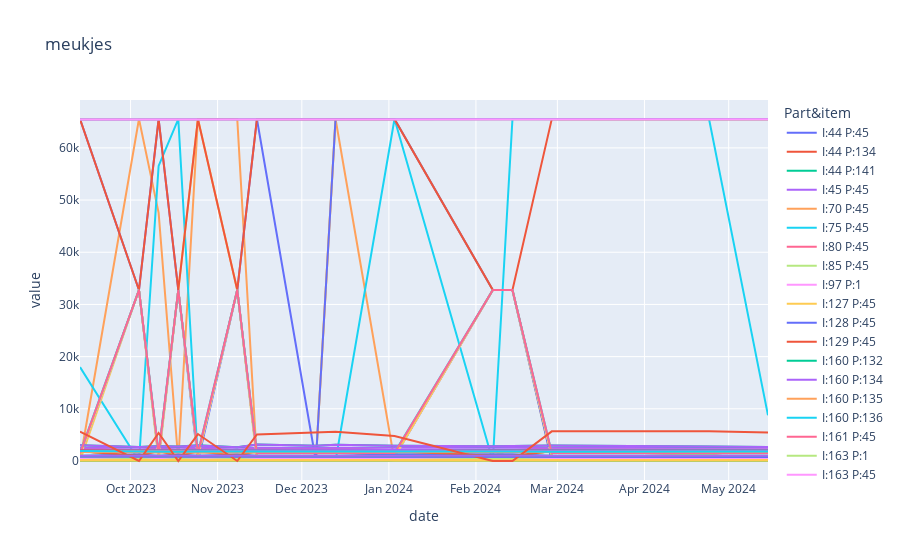

The cell this chart's notebook holds for it:
### Code cell
plotting = be5201[be5201["Part&item"].isin(pI)]

fig = px.line(plotting, x="date", y ="value" ,color="Part&item", title = f"Alle aangepaste items in 1 plot met de waarde van aanpassing")
fig.show()

### Figure 1 — Plotly figure (JSON) as saved in the notebook; plotly's stock layout.template omitted (floating-point values rounded to 4 significant figures)
{"data": [{"hovertemplate": "Part&item=I:44 P:45<br>date=%{x}<br>value=%{y}<extra></extra>", "legendgroup": "I:44 P:45", "line": {"color": "#636efa", "dash": "solid"}, "marker": {"symbol": "circle"}, "mode": "lines", "name": "I:44 P:45", "orientation": "v", "showlegend": true, "type": "scatter", "x": ["2023-09-13", "2023-10-04", "2023-10-11", "2023-10-18", "2023-10-25", "2023-11-08", "2023-11-15", "2023-12-06", "2023-12-13", "2024-01-03", "2024-02-07", "2024-02-14", "2024-02-28", "2024-04-24", "2024-05-15"], "xaxis": "x", "y": [430, 0, 404, 0, 394, 0, 389, 419, 424, 10, 0, 0, 428, 426, 418], "yaxis": "y"}, {"hovertemplate": "Part&item=I:44 P:134<br>date=%{x}<br>value=%{y}<extra></extra>", "legendgroup": "I:44 P:134", "line": {"color": "#EF553B", "dash": "solid"}, "marker": {"symbol": "circle"}, "mode": "lines", "name": "I:44 P:134", "orientation": "v", "showlegend": true, "type": "scatter", "x": ["2023-09-13", "2023-10-04", "2023-10-11", "2023-10-18", "2023-10-25", "2023-11-08", "2023-11-15", "2023-12-06", "2023-12-13", "2024-01-03", "2024-02-07", "2024-02-14", "2024-02-28", "2024-04-24", "2024-05-15"], "xaxis": "x", "y": [433, 433, 403, 403, 403, 403, 403, 403, 403, 403, 403, 403, 425, 425, 413], "yaxis": "y"}, {"hovertemplate": "Part&item=I:44 P:141<br>date=%{x}<br>value=%{y}<extra></extra>", "legendgroup": "I:44 P:141", "line": {"color": "#00cc96", "dash": "solid"}, "marker": {"symbol": "circle"}, "mode": "lines", "name": "I:44 P:141", "orientation": "v", "showlegend": true, "type": "scatter", "x": ["2023-09-13", "2023-10-04", "2023-10-11", "2023-10-18", "2023-10-25", "2023-11-08", "2023-11-15", "2023-12-06", "2023-12-13", "2024-01-03", "2024-02-07", "2024-02-14", "2024-02-28", "2024-04-24", "2024-05-15"], "xaxis": "x", "y": [610, 610, 605, 605, 605, 605, 605, 605, 605, 605, 605, 605, 603, 603, 600], "yaxis": "y"}, {"hovertemplate": "Part&item=I:45 P:45<br>date=%{x}<br>value=%{y}<extra></extra>", "legendgroup": "I:45 P:45", "line": {"color": "#ab63fa", "dash": "solid"}, "marker": {"symbol": "circle"}, "mode": "lines", "name": "I:45 P:45", "orientation": "v", "showlegend": true, "type": "scatter", "x": ["2023-09-13", "2023-10-04", "2023-10-11", "2023-10-18", "2023-10-25", "2023-11-08", "2023-11-15", "2023-12-06", "2023-12-13", "2024-01-03", "2024-02-07", "2024-02-14", "2024-02-28", "2024-04-24", "2024-05-15"], "xaxis": "x", "y": [430, 0, 404, 0, 391, 0, 388, 419, 425, 10, 0, 0, 427, 427, 417], "yaxis": "y"}, {"hovertemplate": "Part&item=I:70 P:45<br>date=%{x}<br>value=%{y}<extra></extra>", "legendgroup": "I:70 P:45", "line": {"color": "#FFA15A", "dash": "solid"}, "marker": {"symbol": "circle"}, "mode": "lines", "name": "I:70 P:45", "orientation": "v", "showlegend": true, "type": "scatter", "x": ["2023-09-13", "2023-10-04", "2023-10-11", "2023-10-18", "2023-10-25", "2023-11-08", "2023-11-15", "2023-12-06", "2023-12-13", "2024-01-03", "2024-02-07", "2024-02-14", "2024-02-28", "2024-04-24", "2024-05-15"], "xaxis": "x", "y": [6, 65532, 47543, 10, 65530, 65532, 10, 4, 65532, 4, 8, 0, 4, 8, 8], "yaxis": "y"}, {"hovertemplate": "Part&item=I:75 P:45<br>date=%{x}<br>value=%{y}<extra></extra>", "legendgroup": "I:75 P:45", "line": {"color": "#19d3f3", "dash": "solid"}, "marker": {"symbol": "circle"}, "mode": "lines", "name": "I:75 P:45", "orientation": "v", "showlegend": true, "type": "scatter", "x": ["2023-09-13", "2023-10-04", "2023-10-11", "2023-10-18", "2023-10-25", "2023-11-08", "2023-11-15", "2023-12-06", "2023-12-13", "2024-01-03", "2024-02-07", "2024-02-14", "2024-02-28", "2024-04-24", "2024-05-15"], "xaxis": "x", "y": [17984, 0, 56540, 65524, 4, 0, 4, 0, 0, 65532, 0, 65532, 65532, 65532, 8752], "yaxis": "y"}, {"hovertemplate": "Part&item=I:80 P:45<br>date=%{x}<br>value=%{y}<extra></extra>", "legendgroup": "I:80 P:45", "line": {"color": "#FF6692", "dash": "solid"}, "marker": {"symbol": "circle"}, "mode": "lines", "name": "I:80 P:45", "orientation": "v", "showlegend": true, "type": "scatter", "x": ["2023-09-13", "2023-10-04", "2023-10-11", "2023-10-18", "2023-10-25", "2023-11-08", "2023-11-15", "2023-12-06", "2023-12-13", "2024-01-03", "2024-02-07", "2024-02-14", "2024-02-28", "2024-04-24", "2024-05-15"], "xaxis": "x", "y": [1998, 500, 497, 501, 500, 500, 2001, 1999, 1998, 500, 2000, 501, 1999, 1199, 151], "yaxis": "y"}, {"hovertemplate": "Part&item=I:85 P:45<br>date=%{x}<br>value=%{y}<extra></extra>", "legendgroup": "I:85 P:45", "line": {"color": "#B6E880", "dash": "solid"}, "marker": {"symbol": "circle"}, "mode": "lines", "name": "I:85 P:45", "orientation": "v", "showlegend": true, "type": "scatter", "x": ["2023-09-13", "2023-10-04", "2023-10-11", "2023-10-18", "2023-10-25", "2023-11-08", "2023-11-15", "2023-12-06", "2023-12-13", "2024-01-03", "2024-02-07", "2024-02-14", "2024-02-28", "2024-04-24", "2024-05-15"], "xaxis": "x", "y": [1999, 500, 501, 500, 500, 500, 1999, 1998, 1999, 501, 2000, 499, 1998, 1199, 151], "yaxis": "y"}, {"hovertemplate": "Part&item=I:97 P:1<br>date=%{x}<br>value=%{y}<extra></extra>", "legendgroup": "I:97 P:1", "line": {"color": "#FF97FF", "dash": "solid"}, "marker": {"symbol": "circle"}, "mode": "lines", "name": "I:97 P:1", "orientation": "v", "showlegend": true, "type": "scatter", "x": ["2023-09-13", "2023-10-04", "2023-10-11", "2023-10-18", "2023-10-25", "2023-11-08", "2023-11-15", "2023-12-06", "2023-12-13", "2024-01-03", "2024-02-07", "2024-02-14", "2024-02-28", "2024-04-24", "2024-05-15"], "xaxis": "x", "y": [2001, 2001, 2001, 2001, 2001, 2001, 2001, 2001, 2001, 2070, 2070, 2070, 2070, 2070, 2070], "yaxis": "y"}, {"hovertemplate": "Part&item=I:127 P:45<br>date=%{x}<br>value=%{y}<extra></extra>", "legendgroup": "I:127 P:45", "line": {"color": "#FECB52", "dash": "solid"}, "marker": {"symbol": "circle"}, "mode": "lines", "name": "I:127 P:45", "orientation": "v", "showlegend": true, "type": "scatter", "x": ["2023-09-13", "2023-10-04", "2023-10-11", "2023-10-18", "2023-10-25", "2023-11-08", "2023-11-15", "2023-12-06", "2023-12-13", "2024-01-03", "2024-02-07", "2024-02-14", "2024-02-28", "2024-04-24", "2024-05-15"], "xaxis": "x", "y": [0, 32768, 2, 32768, 65532, 32768, 0, 0, 65535, 65519, 32768, 32768, 1, 0, 1], "yaxis": "y"}, {"hovertemplate": "Part&item=I:128 P:45<br>date=%{x}<br>value=%{y}<extra></extra>", "legendgroup": "I:128 P:45", "line": {"color": "#636efa", "dash": "solid"}, "marker": {"symbol": "circle"}, "mode": "lines", "name": "I:128 P:45", "orientation": "v", "showlegend": true, "type": "scatter", "x": ["2023-09-13", "2023-10-04", "2023-10-11", "2023-10-18", "2023-10-25", "2023-11-08", "2023-11-15", "2023-12-06", "2023-12-13", "2024-01-03", "2024-02-07", "2024-02-14", "2024-02-28", "2024-04-24", "2024-05-15"], "xaxis": "x", "y": [65535, 32768, 65523, 32768, 2, 32768, 65534, 2, 65535, 65524, 32768, 32768, 0, 1, 8], "yaxis": "y"}, {"hovertemplate": "Part&item=I:129 P:45<br>date=%{x}<br>value=%{y}<extra></extra>", "legendgroup": "I:129 P:45", "line": {"color": "#EF553B", "dash": "solid"}, "marker": {"symbol": "circle"}, "mode": "lines", "name": "I:129 P:45", "orientation": "v", "showlegend": true, "type": "scatter", "x": ["2023-09-13", "2023-10-04", "2023-10-11", "2023-10-18", "2023-10-25", "2023-11-08", "2023-11-15", "2023-12-06", "2023-12-13", "2024-01-03", "2024-02-07", "2024-02-14", "2024-02-28", "2024-04-24", "2024-05-15"], "xaxis": "x", "y": [65505, 32768, 65509, 32768, 65505, 32768, 65504, 65507, 65516, 65511, 32768, 32768, 65510, 65508, 65495], "yaxis": "y"}, {"hovertemplate": "Part&item=I:160 P:132<br>date=%{x}<br>value=%{y}<extra></extra>", "legendgroup": "I:160 P:132", "line": {"color": "#00cc96", "dash": "solid"}, "marker": {"symbol": "circle"}, "mode": "lines", "name": "I:160 P:132", "orientation": "v", "showlegend": true, "type": "scatter", "x": ["2023-09-13", "2023-10-04", "2023-10-11", "2023-10-18", "2023-10-25", "2023-11-08", "2023-11-15", "2023-12-06", "2023-12-13", "2024-01-03", "2024-02-07", "2024-02-14", "2024-02-28", "2024-04-24", "2024-05-15"], "xaxis": "x", "y": [1924, 1929, 1929, 1929, 1929, 1929, 1929, 1929, 1929, 1929, 1929, 1929, 1929, 1929, 1929], "yaxis": "y"}, {"hovertemplate": "Part&item=I:160 P:134<br>date=%{x}<br>value=%{y}<extra></extra>", "legendgroup": "I:160 P:134", "line": {"color": "#ab63fa", "dash": "solid"}, "marker": {"symbol": "circle"}, "mode": "lines", "name": "I:160 P:134", "orientation": "v", "showlegend": true, "type": "scatter", "x": ["2023-09-13", "2023-10-04", "2023-10-11", "2023-10-18", "2023-10-25", "2023-11-08", "2023-11-15", "2023-12-06", "2023-12-13", "2024-01-03", "2024-02-07", "2024-02-14", "2024-02-28", "2024-04-24", "2024-05-15"], "xaxis": "x", "y": [1920, 1918, 1918, 1918, 1918, 1918, 1918, 1918, 1918, 1918, 1918, 1918, 1918, 1918, 1918], "yaxis": "y"}, {"hovertemplate": "Part&item=I:160 P:135<br>date=%{x}<br>value=%{y}<extra></extra>", "legendgroup": "I:160 P:135", "line": {"color": "#FFA15A", "dash": "solid"}, "marker": {"symbol": "circle"}, "mode": "lines", "name": "I:160 P:135", "orientation": "v", "showlegend": true, "type": "scatter", "x": ["2023-09-13", "2023-10-04", "2023-10-11", "2023-10-18", "2023-10-25", "2023-11-08", "2023-11-15", "2023-12-06", "2023-12-13", "2024-01-03", "2024-02-07", "2024-02-14", "2024-02-28", "2024-04-24", "2024-05-15"], "xaxis": "x", "y": [1924, 1931, 1931, 1931, 1931, 1931, 1931, 1931, 1931, 1931, 1931, 1931, 1931, 1931, 1931], "yaxis": "y"}, {"hovertemplate": "Part&item=I:160 P:136<br>date=%{x}<br>value=%{y}<extra></extra>", "legendgroup": "I:160 P:136", "line": {"color": "#19d3f3", "dash": "solid"}, "marker": {"symbol": "circle"}, "mode": "lines", "name": "I:160 P:136", "orientation": "v", "showlegend": true, "type": "scatter", "x": ["2023-09-13", "2023-10-04", "2023-10-11", "2023-10-18", "2023-10-25", "2023-11-08", "2023-11-15", "2023-12-06", "2023-12-13", "2024-01-03", "2024-02-07", "2024-02-14", "2024-02-28", "2024-04-24", "2024-05-15"], "xaxis": "x", "y": [2053, 2057, 2057, 2057, 2057, 2057, 2057, 2057, 2057, 2057, 2057, 2057, 2057, 2057, 2057], "yaxis": "y"}, {"hovertemplate": "Part&item=I:161 P:45<br>date=%{x}<br>value=%{y}<extra></extra>", "legendgroup": "I:161 P:45", "line": {"color": "#FF6692", "dash": "solid"}, "marker": {"symbol": "circle"}, "mode": "lines", "name": "I:161 P:45", "orientation": "v", "showlegend": true, "type": "scatter", "x": ["2023-09-13", "2023-10-04", "2023-10-11", "2023-10-18", "2023-10-25", "2023-11-08", "2023-11-15", "2023-12-06", "2023-12-13", "2024-01-03", "2024-02-07", "2024-02-14", "2024-02-28", "2024-04-24", "2024-05-15"], "xaxis": "x", "y": [2509, 2001, 2562, 2003, 2569, 2001, 2513, 2535, 2500, 2074, 2072, 2070, 2562, 2589, 2606], "yaxis": "y"}, {"hovertemplate": "Part&item=I:163 P:1<br>date=%{x}<br>value=%{y}<extra></extra>", "legendgroup": "I:163 P:1", "line": {"color": "#B6E880", "dash": "solid"}, "marker": {"symbol": "circle"}, "mode": "lines", "name": "I:163 P:1", "orientation": "v", "showlegend": true, "type": "scatter", "x": ["2023-09-13", "2023-10-04", "2023-10-11", "2023-10-18", "2023-10-25", "2023-11-08", "2023-11-15", "2023-12-06", "2023-12-13", "2024-01-03", "2024-02-07", "2024-02-14", "2024-02-28", "2024-04-24", "2024-05-15"], "xaxis": "x", "y": [1730, 1630, 1630, 1630, 1630, 1630, 1630, 1770, 1770, 1770, 1770, 1770, 1770, 1770, 1770], "yaxis": "y"}, {"hovertemplate": "Part&item=I:163 P:45<br>date=%{x}<br>value=%{y}<extra></extra>", "legendgroup": "I:163 P:45", "line": {"color": "#FF97FF", "dash": "solid"}, "marker": {"symbol": "circle"}, "mode": "lines", "name": "I:163 P:45", "orientation": "v", "showlegend": true, "type": "scatter", "x": ["2023-09-13", "2023-10-04", "2023-10-11", "2023-10-18", "2023-10-25", "2023-11-08", "2023-11-15", "2023-12-06", "2023-12-13", "2024-01-03", "2024-02-07", "2024-02-14", "2024-02-28", "2024-04-24", "2024-05-15"], "xaxis": "x", "y": [1729, 1629, 1629, 1629, 1632, 1629, 1629, 1770, 1770, 1771, 1771, 1768, 1770, 1770, 1770], "yaxis": "y"}, {"hovertemplate": "Part&item=I:164 P:1<br>date=%{x}<br>value=%{y}<extra></extra>", "legendgroup": "I:164 P:1", "line": {"color": "#FECB52", "dash": "solid"}, "marker": {"symbol": "circle"}, "mode": "lines", "name": "I:164 P:1", "orientation": "v", "showlegend": true, "type": "scatter", "x": ["2023-09-13", "2023-10-04", "2023-10-11", "2023-10-18", "2023-10-25", "2023-11-08", "2023-11-15", "2023-12-06", "2023-12-13", "2024-01-03", "2024-02-07", "2024-02-14", "2024-02-28", "2024-04-24", "2024-05-15"], "xaxis": "x", "y": [65455, 65443, 65443, 65443, 65454, 65454, 65462, 65492, 65489, 65489, 65489, 65489, 65496, 65484, 65485], "yaxis": "y"}, {"hovertemplate": "Part&item=I:164 P:45<br>date=%{x}<br>value=%{y}<extra></extra>", "legendgroup": "I:164 P:45", "line": {"color": "#636efa", "dash": "solid"}, "marker": {"symbol": "circle"}, "mode": "lines", "name": "I:164 P:45", "orientation": "v", "showlegend": true, "type": "scatter", "x": ["2023-09-13", "2023-10-04", "2023-10-11", "2023-10-18", "2023-10-25", "2023-11-08", "2023-11-15", "2023-12-06", "2023-12-13", "2024-01-03", "2024-02-07", "2024-02-14", "2024-02-28", "2024-04-24", "2024-05-15"], "xaxis": "x", "y": [65456, 65445, 65428, 65445, 65458, 65456, 65464, 65495, 65493, 65493, 65492, 65492, 65496, 65486, 65477], "yaxis": "y"}, {"hovertemplate": "Part&item=I:165 P:1<br>date=%{x}<br>value=%{y}<extra></extra>", "legendgroup": "I:165 P:1", "line": {"color": "#EF553B", "dash": "solid"}, "marker": {"symbol": "circle"}, "mode": "lines", "name": "I:165 P:1", "orientation": "v", "showlegend": true, "type": "scatter", "x": ["2023-09-13", "2023-10-04", "2023-10-11", "2023-10-18", "2023-10-25", "2023-11-08", "2023-11-15", "2023-12-06", "2023-12-13", "2024-01-03", "2024-02-07", "2024-02-14", "2024-02-28", "2024-04-24", "2024-05-15"], "xaxis": "x", "y": [29, 32, 32, 32, 24, 24, 30, 60, 54, 54, 54, 54, 60, 60, 28], "yaxis": "y"}, {"hovertemplate": "Part&item=I:165 P:45<br>date=%{x}<br>value=%{y}<extra></extra>", "legendgroup": "I:165 P:45", "line": {"color": "#00cc96", "dash": "solid"}, "marker": {"symbol": "circle"}, "mode": "lines", "name": "I:165 P:45", "orientation": "v", "showlegend": true, "type": "scatter", "x": ["2023-09-13", "2023-10-04", "2023-10-11", "2023-10-18", "2023-10-25", "2023-11-08", "2023-11-15", "2023-12-06", "2023-12-13", "2024-01-03", "2024-02-07", "2024-02-14", "2024-02-28", "2024-04-24", "2024-05-15"], "xaxis": "x", "y": [19, 22, 102, 22, 14, 14, 20, 50, 44, 44, 44, 44, 50, 50, 18], "yaxis": "y"}, {"hovertemplate": "Part&item=I:187 P:1<br>date=%{x}<br>value=%{y}<extra></extra>", "legendgroup": "I:187 P:1", "line": {"color": "#ab63fa", "dash": "solid"}, "marker": {"symbol": "circle"}, "mode": "lines", "name": "I:187 P:1", "orientation": "v", "showlegend": true, "type": "scatter", "x": ["2023-09-13", "2023-10-04", "2023-10-11", "2023-10-18", "2023-10-25", "2023-11-08", "2023-11-15", "2023-12-06", "2023-12-13", "2024-01-03", "2024-02-07", "2024-02-14", "2024-02-28", "2024-04-24", "2024-05-15"], "xaxis": "x", "y": [2539, 2529, 2529, 2529, 2529, 2529, 2537, 2535, 2538, 2538, 2538, 2538, 2538, 2538, 2535], "yaxis": "y"}, {"hovertemplate": "Part&item=I:190 P:45<br>date=%{x}<br>value=%{y}<extra></extra>", "legendgroup": "I:190 P:45", "line": {"color": "#FFA15A", "dash": "solid"}, "marker": {"symbol": "circle"}, "mode": "lines", "name": "I:190 P:45", "orientation": "v", "showlegend": true, "type": "scatter", "x": ["2023-09-13", "2023-10-04", "2023-10-11", "2023-10-18", "2023-10-25", "2023-11-08", "2023-11-15", "2023-12-06", "2023-12-13", "2024-01-03", "2024-02-07", "2024-02-14", "2024-02-28", "2024-04-24", "2024-05-15"], "xaxis": "x", "y": [902, 32768, 854, 32768, 826, 32768, 815, 886, 902, 780, 32768, 32768, 912, 913, 877], "yaxis": "y"}, {"hovertemplate": "Part&item=I:191 P:45<br>date=%{x}<br>value=%{y}<extra></extra>", "legendgroup": "I:191 P:45", "line": {"color": "#19d3f3", "dash": "solid"}, "marker": {"symbol": "circle"}, "mode": "lines", "name": "I:191 P:45", "orientation": "v", "showlegend": true, "type": "scatter", "x": ["2023-09-13", "2023-10-04", "2023-10-11", "2023-10-18", "2023-10-25", "2023-11-08", "2023-11-15", "2023-12-06", "2023-12-13", "2024-01-03", "2024-02-07", "2024-02-14", "2024-02-28", "2024-04-24", "2024-05-15"], "xaxis": "x", "y": [896, 32768, 856, 32768, 823, 32768, 810, 881, 895, 753, 32768, 32768, 903, 907, 872], "yaxis": "y"}, {"hovertemplate": "Part&item=I:192 P:45<br>date=%{x}<br>value=%{y}<extra></extra>", "legendgroup": "I:192 P:45", "line": {"color": "#FF6692", "dash": "solid"}, "marker": {"symbol": "circle"}, "mode": "lines", "name": "I:192 P:45", "orientation": "v", "showlegend": true, "type": "scatter", "x": ["2023-09-13", "2023-10-04", "2023-10-11", "2023-10-18", "2023-10-25", "2023-11-08", "2023-11-15", "2023-12-06", "2023-12-13", "2024-01-03", "2024-02-07", "2024-02-14", "2024-02-28", "2024-04-24", "2024-05-15"], "xaxis": "x", "y": [960, 32768, 911, 32768, 877, 32768, 863, 938, 953, 813, 32768, 32768, 962, 966, 931], "yaxis": "y"}, {"hovertemplate": "Part&item=I:193 P:45<br>date=%{x}<br>value=%{y}<extra></extra>", "legendgroup": "I:193 P:45", "line": {"color": "#B6E880", "dash": "solid"}, "marker": {"symbol": "circle"}, "mode": "lines", "name": "I:193 P:45", "orientation": "v", "showlegend": true, "type": "scatter", "x": ["2023-09-13", "2023-10-04", "2023-10-11", "2023-10-18", "2023-10-25", "2023-11-08", "2023-11-15", "2023-12-06", "2023-12-13", "2024-01-03", "2024-02-07", "2024-02-14", "2024-02-28", "2024-04-24", "2024-05-15"], "xaxis": "x", "y": [961, 32768, 921, 32768, 882, 32768, 871, 944, 959, 821, 32768, 32768, 970, 972, 932], "yaxis": "y"}, {"hovertemplate": "Part&item=I:194 P:45<br>date=%{x}<br>value=%{y}<extra></extra>", "legendgroup": "I:194 P:45", "line": {"color": "#FF97FF", "dash": "solid"}, "marker": {"symbol": "circle"}, "mode": "lines", "name": "I:194 P:45", "orientation": "v", "showlegend": true, "type": "scatter", "x": ["2023-09-13", "2023-10-04", "2023-10-11", "2023-10-18", "2023-10-25", "2023-11-08", "2023-11-15", "2023-12-06", "2023-12-13", "2024-01-03", "2024-02-07", "2024-02-14", "2024-02-28", "2024-04-24", "2024-05-15"], "xaxis": "x", "y": [959, 32768, 920, 32768, 881, 32768, 867, 943, 960, 811, 32768, 32768, 968, 972, 938], "yaxis": "y"}, {"hovertemplate": "Part&item=I:195 P:45<br>date=%{x}<br>value=%{y}<extra></extra>", "legendgroup": "I:195 P:45", "line": {"color": "#FECB52", "dash": "solid"}, "marker": {"symbol": "circle"}, "mode": "lines", "name": "I:195 P:45", "orientation": "v", "showlegend": true, "type": "scatter", "x": ["2023-09-13", "2023-10-04", "2023-10-11", "2023-10-18", "2023-10-25", "2023-11-08", "2023-11-15", "2023-12-06", "2023-12-13", "2024-01-03", "2024-02-07", "2024-02-14", "2024-02-28", "2024-04-24", "2024-05-15"], "xaxis": "x", "y": [962, 32768, 911, 32768, 877, 32768, 866, 942, 954, 812, 32768, 32768, 965, 967, 927], "yaxis": "y"}, {"hovertemplate": "Part&item=I:212 P:45<br>date=%{x}<br>value=%{y}<extra></extra>", "legendgroup": "I:212 P:45", "line": {"color": "#636efa", "dash": "solid"}, "marker": {"symbol": "circle"}, "mode": "lines", "name": "I:212 P:45", "orientation": "v", "showlegend": true, "type": "scatter", "x": ["2023-09-13", "2023-10-04", "2023-10-11", "2023-10-18", "2023-10-25", "2023-11-08", "2023-11-15", "2023-12-06", "2023-12-13", "2024-01-03", "2024-02-07", "2024-02-14", "2024-02-28", "2024-04-24", "2024-05-15"], "xaxis": "x", "y": [962, 1308, 980, 1308, 978, 1308, 970, 978, 972, 1309, 1313, 1312, 958, 974, 982], "yaxis": "y"}, {"hovertemplate": "Part&item=I:216 P:45<br>date=%{x}<br>value=%{y}<extra></extra>", "legendgroup": "I:216 P:45", "line": {"color": "#EF553B", "dash": "solid"}, "marker": {"symbol": "circle"}, "mode": "lines", "name": "I:216 P:45", "orientation": "v", "showlegend": true, "type": "scatter", "x": ["2023-09-13", "2023-10-04", "2023-10-11", "2023-10-18", "2023-10-25", "2023-11-08", "2023-11-15", "2023-12-06", "2023-12-13", "2024-01-03", "2024-02-07", "2024-02-14", "2024-02-28", "2024-04-24", "2024-05-15"], "xaxis": "x", "y": [1876, 989, 1897, 983, 1882, 989, 1893, 1878, 1880, 1850, 1013, 1010, 1877, 1871, 1877], "yaxis": "y"}, {"hovertemplate": "Part&item=I:224 P:45<br>date=%{x}<br>value=%{y}<extra></extra>", "legendgroup": "I:224 P:45", "line": {"color": "#00cc96", "dash": "solid"}, "marker": {"symbol": "circle"}, "mode": "lines", "name": "I:224 P:45", "orientation": "v", "showlegend": true, "type": "scatter", "x": ["2023-09-13", "2023-10-04", "2023-10-11", "2023-10-18", "2023-10-25", "2023-11-08", "2023-11-15", "2023-12-06", "2023-12-13", "2024-01-03", "2024-02-07", "2024-02-14", "2024-02-28", "2024-04-24", "2024-05-15"], "xaxis": "x", "y": [3016, 2662, 2851, 2802, 2997, 2637, 3144, 2909, 3135, 2918, 2845, 2878, 2985, 2802, 2668], "yaxis": "y"}, {"hovertemplate": "Part&item=I:226 P:45<br>date=%{x}<br>value=%{y}<extra></extra>", "legendgroup": "I:226 P:45", "line": {"color": "#ab63fa", "dash": "solid"}, "marker": {"symbol": "circle"}, "mode": "lines", "name": "I:226 P:45", "orientation": "v", "showlegend": true, "type": "scatter", "x": ["2023-09-13", "2023-10-04", "2023-10-11", "2023-10-18", "2023-10-25", "2023-11-08", "2023-11-15", "2023-12-06", "2023-12-13", "2024-01-03", "2024-02-07", "2024-02-14", "2024-02-28", "2024-04-24", "2024-05-15"], "xaxis": "x", "y": [3019, 2662, 2848, 2796, 2991, 2634, 3138, 2909, 3135, 2918, 2845, 2875, 2982, 2802, 2668], "yaxis": "y"}, {"hovertemplate": "Part&item=I:230 P:1<br>date=%{x}<br>value=%{y}<extra></extra>", "legendgroup": "I:230 P:1", "line": {"color": "#FFA15A", "dash": "solid"}, "marker": {"symbol": "circle"}, "mode": "lines", "name": "I:230 P:1", "orientation": "v", "showlegend": true, "type": "scatter", "x": ["2023-09-13", "2023-10-04", "2023-10-11", "2023-10-18", "2023-10-25", "2023-11-08", "2023-11-15", "2023-12-06", "2023-12-13", "2024-01-03", "2024-02-07", "2024-02-14", "2024-02-28", "2024-04-24", "2024-05-15"], "xaxis": "x", "y": [1730, 1630, 1630, 1630, 1630, 1630, 1630, 1770, 1770, 1770, 1770, 1770, 1770, 1770, 1770], "yaxis": "y"}, {"hovertemplate": "Part&item=I:232 P:45<br>date=%{x}<br>value=%{y}<extra></extra>", "legendgroup": "I:232 P:45", "line": {"color": "#19d3f3", "dash": "solid"}, "marker": {"symbol": "circle"}, "mode": "lines", "name": "I:232 P:45", "orientation": "v", "showlegend": true, "type": "scatter", "x": ["2023-09-13", "2023-10-04", "2023-10-11", "2023-10-18", "2023-10-25", "2023-11-08", "2023-11-15", "2023-12-06", "2023-12-13", "2024-01-03", "2024-02-07", "2024-02-14", "2024-02-28", "2024-04-24", "2024-05-15"], "xaxis": "x", "y": [1567, 32768, 1569, 32768, 1577, 32768, 1573, 1608, 1598, 1631, 32768, 32768, 1603, 1621, 1637], "yaxis": "y"}, {"hovertemplate": "Part&item=I:233 P:45<br>date=%{x}<br>value=%{y}<extra></extra>", "legendgroup": "I:233 P:45", "line": {"color": "#FF6692", "dash": "solid"}, "marker": {"symbol": "circle"}, "mode": "lines", "name": "I:233 P:45", "orientation": "v", "showlegend": true, "type": "scatter", "x": ["2023-09-13", "2023-10-04", "2023-10-11", "2023-10-18", "2023-10-25", "2023-11-08", "2023-11-15", "2023-12-06", "2023-12-13", "2024-01-03", "2024-02-07", "2024-02-14", "2024-02-28", "2024-04-24", "2024-05-15"], "xaxis": "x", "y": [1464, 32768, 1478, 32768, 1474, 32768, 1467, 1512, 1533, 1546, 32768, 32768, 1515, 1528, 1499], "yaxis": "y"}, {"hovertemplate": "Part&item=I:244 P:45<br>date=%{x}<br>value=%{y}<extra></extra>", "legendgroup": "I:244 P:45", "line": {"color": "#B6E880", "dash": "solid"}, "marker": {"symbol": "circle"}, "mode": "lines", "name": "I:244 P:45", "orientation": "v", "showlegend": true, "type": "scatter", "x": ["2023-09-13", "2023-10-04", "2023-10-11", "2023-10-18", "2023-10-25", "2023-11-08", "2023-11-15", "2023-12-06", "2023-12-13", "2024-01-03", "2024-02-07", "2024-02-14", "2024-02-28", "2024-04-24", "2024-05-15"], "xaxis": "x", "y": [758, 140, 763, 140, 766, 140, 766, 763, 772, 158, 140, 140, 763, 763, 769], "yaxis": "y"}, {"hovertemplate": "Part&item=I:304 P:1<br>date=%{x}<br>value=%{y}<extra></extra>", "legendgroup": "I:304 P:1", "line": {"color": "#FF97FF", "dash": "solid"}, "marker": {"symbol": "circle"}, "mode": "lines", "name": "I:304 P:1", "orientation": "v", "showlegend": true, "type": "scatter", "x": ["2023-09-13", "2023-10-04", "2023-10-11", "2023-10-18", "2023-10-25", "2023-11-08", "2023-11-15", "2023-12-06", "2023-12-13", "2024-01-03", "2024-02-07", "2024-02-14", "2024-02-28", "2024-04-24", "2024-05-15"], "xaxis": "x", "y": [383, 383, 383, 383, 383, 383, 383, 403, 403, 403, 403, 403, 404, 404, 396], "yaxis": "y"}, {"hovertemplate": "Part&item=I:305 P:1<br>date=%{x}<br>value=%{y}<extra></extra>", "legendgroup": "I:305 P:1", "line": {"color": "#FECB52", "dash": "solid"}, "marker": {"symbol": "circle"}, "mode": "lines", "name": "I:305 P:1", "orientation": "v", "showlegend": true, "type": "scatter", "x": ["2023-09-13", "2023-10-04", "2023-10-11", "2023-10-18", "2023-10-25", "2023-11-08", "2023-11-15", "2023-12-06", "2023-12-13", "2024-01-03", "2024-02-07", "2024-02-14", "2024-02-28", "2024-04-24", "2024-05-15"], "xaxis": "x", "y": [169, 169, 169, 169, 169, 169, 169, 180, 180, 180, 180, 180, 180, 180, 186], "yaxis": "y"}, {"hovertemplate": "Part&item=I:308 P:1<br>date=%{x}<br>value=%{y}<extra></extra>", "legendgroup": "I:308 P:1", "line": {"color": "#636efa", "dash": "solid"}, "marker": {"symbol": "circle"}, "mode": "lines", "name": "I:308 P:1", "orientation": "v", "showlegend": true, "type": "scatter", "x": ["2023-09-13", "2023-10-04", "2023-10-11", "2023-10-18", "2023-10-25", "2023-11-08", "2023-11-15", "2023-12-06", "2023-12-13", "2024-01-03", "2024-02-07", "2024-02-14", "2024-02-28", "2024-04-24", "2024-05-15"], "xaxis": "x", "y": [2046, 2033, 2033, 2033, 2033, 2033, 2046, 2046, 2029, 2029, 2029, 2029, 2047, 2040, 2030], "yaxis": "y"}, {"hovertemplate": "Part&item=I:310 P:1<br>date=%{x}<br>value=%{y}<extra></extra>", "legendgroup": "I:310 P:1", "line": {"color": "#EF553B", "dash": "solid"}, "marker": {"symbol": "circle"}, "mode": "lines", "name": "I:310 P:1", "orientation": "v", "showlegend": true, "type": "scatter", "x": ["2023-09-13", "2023-10-04", "2023-10-11", "2023-10-18", "2023-10-25", "2023-11-08", "2023-11-15", "2023-12-06", "2023-12-13", "2024-01-03", "2024-02-07", "2024-02-14", "2024-02-28", "2024-04-24", "2024-05-15"], "xaxis": "x", "y": [2050, 2060, 2060, 2060, 2060, 2060, 2065, 2065, 2059, 2059, 2059, 2059, 2063, 2063, 2058], "yaxis": "y"}, {"hovertemplate": "Part&item=I:314 P:1<br>date=%{x}<br>value=%{y}<extra></extra>", "legendgroup": "I:314 P:1", "line": {"color": "#00cc96", "dash": "solid"}, "marker": {"symbol": "circle"}, "mode": "lines", "name": "I:314 P:1", "orientation": "v", "showlegend": true, "type": "scatter", "x": ["2023-09-13", "2023-10-04", "2023-10-11", "2023-10-18", "2023-10-25", "2023-11-08", "2023-11-15", "2023-12-06", "2023-12-13", "2024-01-03", "2024-02-07", "2024-02-14", "2024-02-28", "2024-04-24", "2024-05-15"], "xaxis": "x", "y": [1927, 2015, 2015, 2015, 2015, 2015, 2015, 2015, 2015, 2015, 2015, 2014, 2014, 2014, 2014], "yaxis": "y"}, {"hovertemplate": "Part&item=I:314 P:45<br>date=%{x}<br>value=%{y}<extra></extra>", "legendgroup": "I:314 P:45", "line": {"color": "#ab63fa", "dash": "solid"}, "marker": {"symbol": "circle"}, "mode": "lines", "name": "I:314 P:45", "orientation": "v", "showlegend": true, "type": "scatter", "x": ["2023-09-13", "2023-10-04", "2023-10-11", "2023-10-18", "2023-10-25", "2023-11-08", "2023-11-15", "2023-12-06", "2023-12-13", "2024-01-03", "2024-02-07", "2024-02-14", "2024-02-28", "2024-04-24", "2024-05-15"], "xaxis": "x", "y": [1971, 2017, 2027, 2015, 2046, 2030, 2071, 2058, 2071, 2085, 2009, 2032, 2026, 2016, 2032], "yaxis": "y"}, {"hovertemplate": "Part&item=I:315 P:1<br>date=%{x}<br>value=%{y}<extra></extra>", "legendgroup": "I:315 P:1", "line": {"color": "#FFA15A", "dash": "solid"}, "marker": {"symbol": "circle"}, "mode": "lines", "name": "I:315 P:1", "orientation": "v", "showlegend": true, "type": "scatter", "x": ["2023-09-13", "2023-10-04", "2023-10-11", "2023-10-18", "2023-10-25", "2023-11-08", "2023-11-15", "2023-12-06", "2023-12-13", "2024-01-03", "2024-02-07", "2024-02-14", "2024-02-28", "2024-04-24", "2024-05-15"], "xaxis": "x", "y": [1850, 1781, 1781, 1781, 1781, 1781, 1781, 1781, 1781, 1781, 1781, 1780, 1780, 1780, 1780], "yaxis": "y"}, {"hovertemplate": "Part&item=I:315 P:45<br>date=%{x}<br>value=%{y}<extra></extra>", "legendgroup": "I:315 P:45", "line": {"color": "#19d3f3", "dash": "solid"}, "marker": {"symbol": "circle"}, "mode": "lines", "name": "I:315 P:45", "orientation": "v", "showlegend": true, "type": "scatter", "x": ["2023-09-13", "2023-10-04", "2023-10-11", "2023-10-18", "2023-10-25", "2023-11-08", "2023-11-15", "2023-12-06", "2023-12-13", "2024-01-03", "2024-02-07", "2024-02-14", "2024-02-28", "2024-04-24", "2024-05-15"], "xaxis": "x", "y": [1896, 1783, 1795, 1781, 1816, 1798, 1843, 1828, 1843, 1859, 1774, 1800, 1794, 1782, 1800], "yaxis": "y"}, {"hovertemplate": "Part&item=I:327 P:1<br>date=%{x}<br>value=%{y}<extra></extra>", "legendgroup": "I:327 P:1", "line": {"color": "#FF6692", "dash": "solid"}, "marker": {"symbol": "circle"}, "mode": "lines", "name": "I:327 P:1", "orientation": "v", "showlegend": true, "type": "scatter", "x": ["2023-09-13", "2023-10-04", "2023-10-11", "2023-10-18", "2023-10-25", "2023-11-08", "2023-11-15", "2023-12-06", "2023-12-13", "2024-01-03", "2024-02-07", "2024-02-14", "2024-02-28", "2024-04-24", "2024-05-15"], "xaxis": "x", "y": [794, 790, 792, 790, 789, 787, 786, 777, 777, 777, 773, 773, 769, 769, 768], "yaxis": "y"}, {"hovertemplate": "Part&item=I:327 P:45<br>date=%{x}<br>value=%{y}<extra></extra>", "legendgroup": "I:327 P:45", "line": {"color": "#B6E880", "dash": "solid"}, "marker": {"symbol": "circle"}, "mode": "lines", "name": "I:327 P:45", "orientation": "v", "showlegend": true, "type": "scatter", "x": ["2023-09-13", "2023-10-04", "2023-10-11", "2023-10-18", "2023-10-25", "2023-11-08", "2023-11-15", "2023-12-06", "2023-12-13", "2024-01-03", "2024-02-07", "2024-02-14", "2024-02-28", "2024-04-24", "2024-05-15"], "xaxis": "x", "y": [789, 526, 792, 526, 787, 526, 784, 776, 776, 787, 526, 525, 768, 768, 766], "yaxis": "y"}, {"hovertemplate": "Part&item=I:331 P:1<br>date=%{x}<br>value=%{y}<extra></extra>", "legendgroup": "I:331 P:1", "line": {"color": "#FF97FF", "dash": "solid"}, "marker": {"symbol": "circle"}, "mode": "lines", "name": "I:331 P:1", "orientation": "v", "showlegend": true, "type": "scatter", "x": ["2023-09-13", "2023-10-04", "2023-10-11", "2023-10-18", "2023-10-25", "2023-11-08", "2023-11-15", "2023-12-06", "2023-12-13", "2024-01-03", "2024-02-07", "2024-02-14", "2024-02-28", "2024-04-24", "2024-05-15"], "xaxis": "x", "y": [65444, 65444, 65444, 65444, 65444, 65444, 65444, 65444, 65444, 65444, 65444, 65444, 65444, 65444, 65466], "yaxis": "y"}, {"hovertemplate": "Part&item=I:332 P:1<br>date=%{x}<br>value=%{y}<extra></extra>", "legendgroup": "I:332 P:1", "line": {"color": "#FECB52", "dash": "solid"}, "marker": {"symbol": "circle"}, "mode": "lines", "name": "I:332 P:1", "orientation": "v", "showlegend": true, "type": "scatter", "x": ["2023-09-13", "2023-10-04", "2023-10-11", "2023-10-18", "2023-10-25", "2023-11-08", "2023-11-15", "2023-12-06", "2023-12-13", "2024-01-03", "2024-02-07", "2024-02-14", "2024-02-28", "2024-04-24", "2024-05-15"], "xaxis": "x", "y": [33, 33, 33, 33, 33, 33, 33, 73, 73, 73, 73, 73, 73, 73, 50], "yaxis": "y"}, {"hovertemplate": "Part&item=I:381 P:1<br>date=%{x}<br>value=%{y}<extra></extra>", "legendgroup": "I:381 P:1", "line": {"color": "#636efa", "dash": "solid"}, "marker": {"symbol": "circle"}, "mode": "lines", "name": "I:381 P:1", "orientation": "v", "showlegend": true, "type": "scatter", "x": ["2023-09-13", "2023-10-04", "2023-10-11", "2023-10-18", "2023-10-25", "2023-11-08", "2023-11-15", "2023-12-06", "2023-12-13", "2024-01-03", "2024-02-07", "2024-02-14", "2024-02-28", "2024-04-24", "2024-05-15"], "xaxis": "x", "y": [799, 792, 797, 795, 794, 792, 796, 783, 783, 783, 778, 778, 774, 774, 773], "yaxis": "y"}, {"hovertemplate": "Part&item=I:484 P:45<br>date=%{x}<br>value=%{y}<extra></extra>", "legendgroup": "I:484 P:45", "line": {"color": "#EF553B", "dash": "solid"}, "marker": {"symbol": "circle"}, "mode": "lines", "name": "I:484 P:45", "orientation": "v", "showlegend": true, "type": "scatter", "x": ["2023-09-13", "2023-10-04", "2023-10-11", "2023-10-18", "2023-10-25", "2023-11-08", "2023-11-15", "2023-12-06", "2023-12-13", "2024-01-03", "2024-02-07", "2024-02-14", "2024-02-28", "2024-04-24", "2024-05-15"], "xaxis": "x", "y": [5640, 0, 5379, 0, 5166, 0, 5092, 5534, 5623, 4790, 0, 0, 5680, 5697, 5477], "yaxis": "y"}, {"hovertemplate": "Part&item=I:558 P:45<br>date=%{x}<br>value=%{y}<extra></extra>", "legendgroup": "I:558 P:45", "line": {"color": "#00cc96", "dash": "solid"}, "marker": {"symbol": "circle"}, "mode": "lines", "name": "I:558 P:45", "orientation": "v", "showlegend": true, "type": "scatter", "x": ["2023-09-13", "2023-10-04", "2023-10-11", "2023-10-18", "2023-10-25", "2023-11-08", "2023-11-15", "2023-12-06", "2023-12-13", "2024-01-03", "2024-02-07", "2024-02-14", "2024-02-28", "2024-04-24", "2024-05-15"], "xaxis": "x", "y": [1004, 1017, 1018, 1023, 1013, 1009, 1003, 1004, 1001, 991, 1027, 1016, 1022, 1022, 1009], "yaxis": "y"}, {"hovertemplate": "Part&item=I:559 P:45<br>date=%{x}<br>value=%{y}<extra></extra>", "legendgroup": "I:559 P:45", "line": {"color": "#ab63fa", "dash": "solid"}, "marker": {"symbol": "circle"}, "mode": "lines", "name": "I:559 P:45", "orientation": "v", "showlegend": true, "type": "scatter", "x": ["2023-09-13", "2023-10-04", "2023-10-11", "2023-10-18", "2023-10-25", "2023-11-08", "2023-11-15", "2023-12-06", "2023-12-13", "2024-01-03", "2024-02-07", "2024-02-14", "2024-02-28", "2024-04-24", "2024-05-15"], "xaxis": "x", "y": [1006, 1020, 1019, 1024, 1014, 1009, 1003, 1005, 1001, 991, 1028, 1017, 1023, 1022, 1010], "yaxis": "y"}], "layout": {"legend": {"title": {"text": "Part&item"}, "tracegroupgap": 0}, "title": {"text": "meukjes"}, "xaxis": {"anchor": "y", "domain": [0, 1], "title": {"text": "date"}}, "yaxis": {"anchor": "x", "domain": [0, 1], "title": {"text": "value"}}}}
